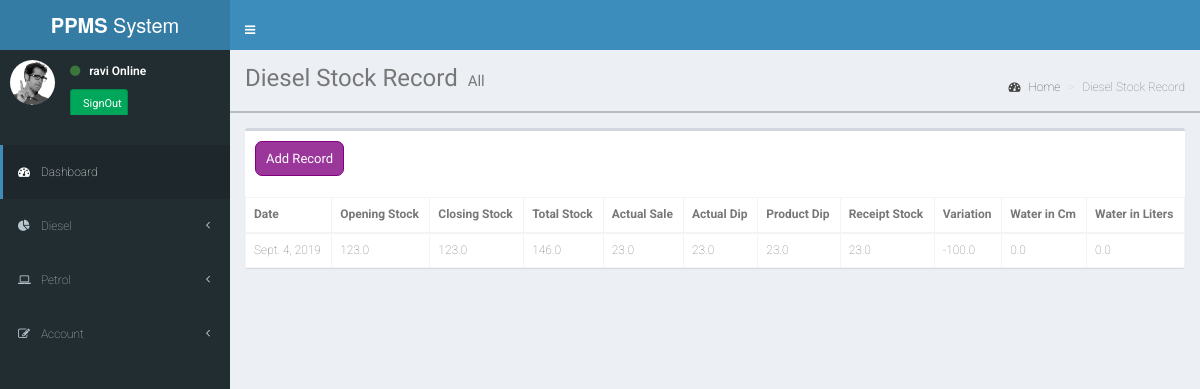
Before: /diesel/ (signed in) with the older database file.
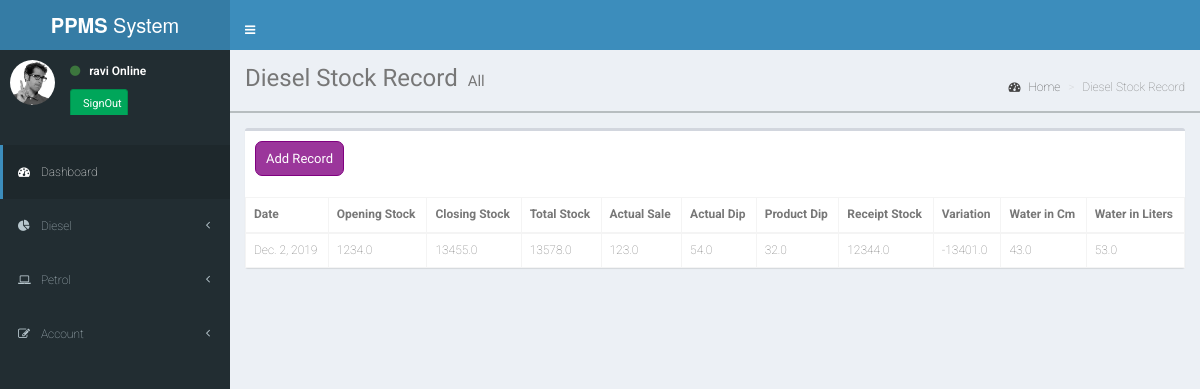
After: the same page with the newer database file.
### PPMS_backend/models.py (models this page shows, shortened)
class DieselStock(models.Model):
    date = models.DateField(auto_now_add=True)
    openingStock = models.FloatField(default=0)
    receiptStock = models.FloatField(default=0)
    totalStock = models.FloatField(blank=False, null=False)
    actualSale = models.FloatField(default=0)
    closingStock = models.FloatField(null=False, blank=False)
    productDip = models.FloatField(default=0)
    actualDip = models.FloatField(default=0)
    variations = models.FloatField(default=0)
    waterCm = models.FloatField(default=0)
    waterLtrs = models.FloatField(default=0)

### PPMS_backend/views.py (the view)
# urls.py: path('diesel/', views.dieselStock, name="diesel"),
@login_required
def dieselStock(request):
    diesel = DieselStock.objects.all()
    return render(request, 'diesel.html', {'diesel': diesel})

### PPMS_backend/templates/diesel.html
{% extends 'base.html' %}
{% load static %}{% block extracss %}
    <link href="{% static 'css/style.css' %}" rel="stylesheet">
{% endblock %}
{% block content %}
    <div class="head-holder">
    <section class="content-header">
        <h1>
            Diesel Stock Record
            <small>All</small>
        </h1>
        <ol class="breadcrumb">
            <li><a href="{% url 'home' %}"><i class="fa fa-dashboard"></i> Home</a></li>
            <li class="active">Diesel Stock Record</li>
        </ol>
    </section>
    </div>
    <section class="content">
        <div class="row">
            <div class="col-xs-12">
                <div class="box">
                    <div class="box-header">
                        <h3 class="box-title"><a href="{% url 'diesel-form' %}" class="add-record">Add Record</a></h3>
                    </div>
                    <table class="table table-bordered">
                        <thead>
                        <tr>
                            <th>Date</th>
                            <th>Opening Stock</th>
                            <th>Closing Stock</th>
                            <th>Total Stock</th>
                            <th>Actual Sale</th>
                            <th>Actual Dip</th>
                            <th>Product Dip</th>
                            <th>Receipt Stock</th>
                            <th>Variation</th>
                            <th>Water in Cm</th>
                            <th>Water in Liters</th>
                        </tr>
                        </thead>
                        <tbody>
                        {% for foo in diesel %}
                            <tr>
                                <td>{{ foo.date }}</td>
                                <td>{{ foo.openingStock }}</td>
                                <td>{{ foo.closingStock }}</td>
                                <td>{{ foo.totalStock }}</td>
                                <td>{{ foo.actualSale }}</td>
                                <td>{{ foo.actualDip }}</td>
                                <td>{{ foo.productDip }}</td>
                                <td>{{ foo.receiptStock }}</td>
                                <td>{{ foo.variations }}</td>
                                <td>{{ foo.waterCm }}</td>
                                <td>{{ foo.waterLtrs }}</td>
                            </tr>
                        {% endfor %}
                        </tbody>
                    </table>
                </div>
            </div>
        </div>
    </section>
{% endblock %}

Changed rows visible on the page:
removed DieselStock: date "Sept. 4, 2019", openingStock "123.0", closingStock "123.0", totalStock "146.0", actualSale "23.0", actualDip "23.0", productDip "23.0", receiptStock "23.0", variations "-100.0", waterCm "0.0", waterLtrs "0.0"
added DieselStock: date "Dec. 2, 2019", openingStock "1234.0", closingStock "13455.0", totalStock "13578.0", actualSale "123.0", actualDip "54.0", productDip "32.0", receiptStock "12344.0", variations "-13401.0", waterCm "43.0", waterLtrs "53.0"
